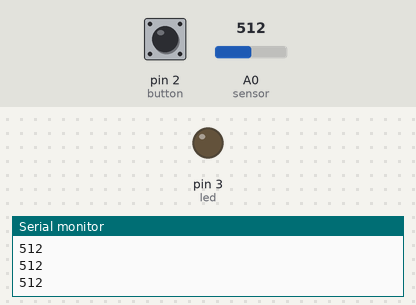
The sketch below on a simulated Arduino Uno, built with avr-gcc and run on an emulated ATmega328P. Shown: output pins drawn as LEDs (lit = HIGH), the last lines printed to the serial monitor. The test bench sets the inputs (shaded band); at power-on: A0 (sensor) = 512, pin 2 (button) HIGH.

Above: at 1.2 s.
1.3 s: A0 (sensor) set to 490
2.8 s: A0 (sensor) set to 465
At 3.8 s:
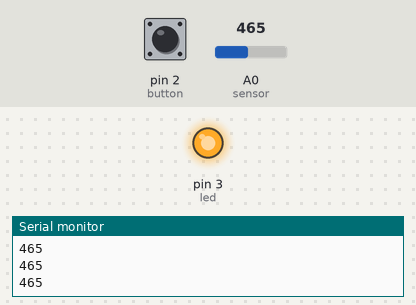
4.3 s: A0 (sensor) set to 570
5.8 s: A0 (sensor) set to 588
At 6.1 s:
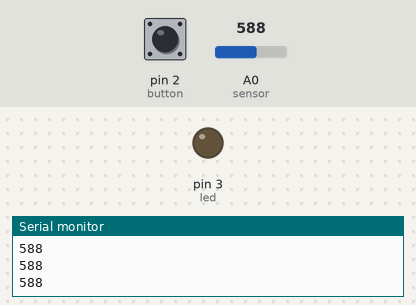
7.3 s: A0 (sensor) set to 306
At 8.4 s:
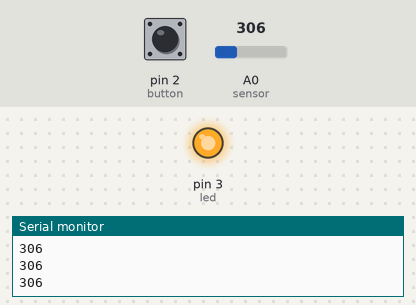
Timing chart, 0 to 9.8 s (numbered marks = the images above; inputs shaded):
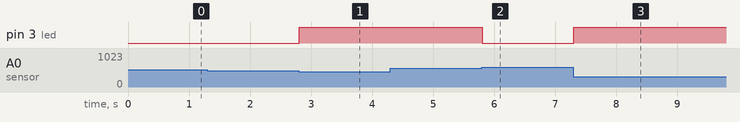

Measured:
- the behaviour switches between 480 and 479 on A0 (sensor) (found by bisection; images 0 and 1)
- the behaviour switches between 580 and 581 on A0 (sensor) (found by bisection; images 1 and 2)
- after the input at 2.8 s, pin 3 (led): LOW → HIGH at once
- after the input at 5.8 s, pin 3 (led): HIGH → LOW at once
- after the input at 7.3 s, pin 3 (led): LOW → HIGH at once

The sketch:

night_light.ino
```cpp
// Project 03: automatic night light with button override

int led = 3;
int button = 2;
int sensor = A0;

int turn_on_below = 480;   // dark: LED on
int turn_off_above = 580;  // bright: LED off (must be higher than turn_on_below)
unsigned long override_ms = 5000;

int is_dark = 0;
int override_active = 0;
unsigned long override_start = 0;

void setup() {
  pinMode(led, OUTPUT);
  pinMode(button, INPUT_PULLUP);
  Serial.begin(9600);
}

void loop() {
  int light = analogRead(sensor);
  unsigned long now = millis();

  // hysteresis: two thresholds
  if (is_dark == 0) {
    if (light < turn_on_below) {
      is_dark = 1;
    }
  } else {
    if (light > turn_off_above) {
      is_dark = 0;
    }
  }

  // button starts (or restarts) the override timer
  if (digitalRead(button) == LOW) {
    override_active = 1;
    override_start = now;
  }
  if (override_active == 1 && now - override_start >= override_ms) {
    override_active = 0;
  }

  if (is_dark == 1 || override_active == 1) {
    digitalWrite(led, HIGH);
  } else {
    digitalWrite(led, LOW);
  }

  Serial.println(light);
}
```
